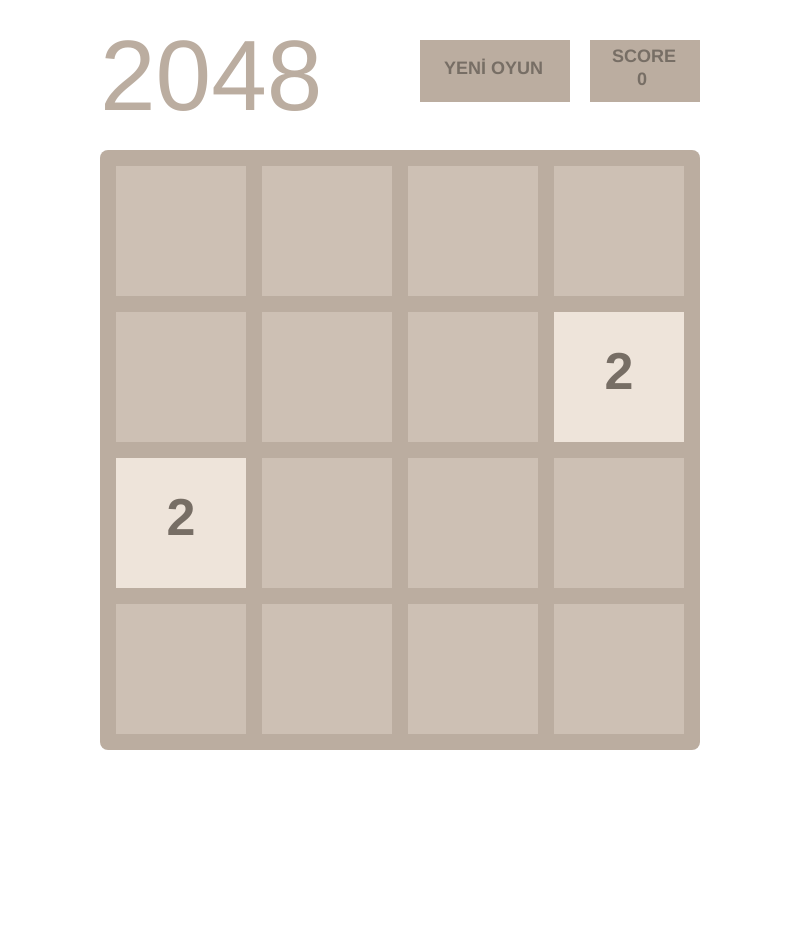
Frame 1 (no input)
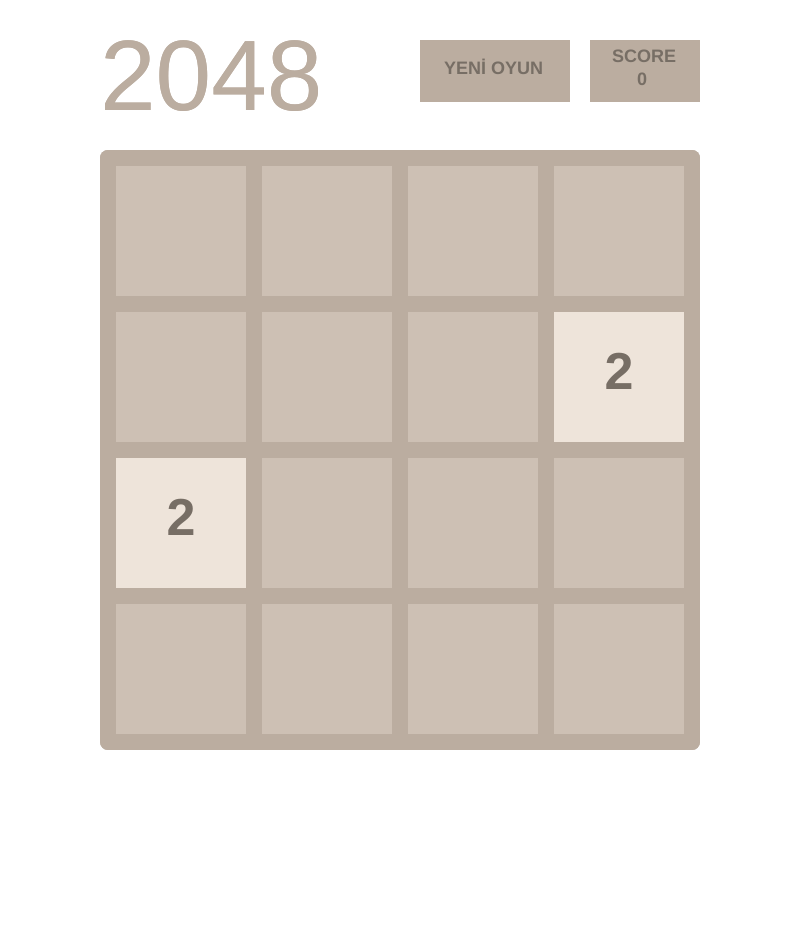
Frame 2 (the mouse pressed at the canvas centre, redrawn once)

The p5.js sketch that drew these frames (run headless with seeded random() and noise() and a simulated clock; the mouse was pressed at the canvas centre and the sketch redrawn once):

// p5.js sketch
// ── sketch.js
let rowNum = 4;
let colNum = 4;
let table = [];
let oldTable = [];
let tempTable = [];
let isFirstSet = true;

let width = 600;
let height = 600;
let space = 16;

let layerX = 100;
let layerY = 150;

let elementXlenght = 0.0;

let animeSpeed = 9.0; // More less is more faster
let makeAnimate = [];
let pullAninamte = [];
let isMoving = false;

let score = 0;


let colors = {
    2: "#EEE4DA",
    4: "#EDE0C8",
    8: "#F2B179",
    16: "#F59563",
    32: "#F67C5F",
    64: "#F65E3B",
    128: "#EDCF72",
    256: "#EDCC61",
    512: "#EDC850",
    1024: "#EDD150",
    2048: "#EDF650",
    default: "#121212"
};

function setup() {
    // put setup code here
    let cnvs = createCanvas(800, 950);
    cnvs.style("display", "block");
    cnvs.style("margin", "0px auto");
    //background(0);
    elementCalculate();
    table = createTable(rowNum, colNum);
    setRandNum();
    tempTable = JSON.parse(JSON.stringify(table));
}


function draw() {
    // put drawing code here
    //console.log("looping");

    //background(0);
    fill("#BBADA0");
    noStroke();
    rect(layerX, layerY, width, height, 8);

    //rect(100, 20, 200, 20);
    textStyle(NORMAL);
    textSize(100);
    text("2048", 100, 110);

    rect(590, 40, 110, 62);
    rect(420, 40, 150, 62);
    textSize(18);
    textStyle(BOLD);
    fill("#776E65");
    text("YENİ OYUN", 444, 74);

    textSize(18);
    text("SCORE\n     " + score, 612, 62);


    for (let i = 1; i <= rowNum; i++) {
        for (let j = 1; j <= colNum; j++) {
            fill("#CDC0B4");
            noStroke();
            rect(i * (elementXlenght + space) - (elementXlenght - layerX), j * (elementXlenght + space) - (elementXlenght - layerY), elementXlenght, elementXlenght);
        }
    }
    //playAnimation(makeAnimate,"pull");

    playAnimation(makeAnimate, "move");

    for (let i = 1; i <= rowNum; i++) {
        for (let j = 1; j <= colNum; j++) {
            if (table[i - 1][j - 1]["val"] != null) {
                //fill(table[i-1][j-1].toString());
                if (colors[table[i - 1][j - 1]["val"]] == undefined) {
                    fill(colors["default"]);
                } else {
                    fill(colors[table[i - 1][j - 1]["val"].toString()]);
                }
                noStroke();
                rect(table[i - 1][j - 1]["x"], table[i - 1][j - 1]["y"], elementXlenght, elementXlenght);
                textSize(52);
                textStyle(BOLD);
                if (table[i - 1][j - 1]["val"] > 4) {
                    fill("#F9F6F2");
                } else {
                    fill("#776E65");
                }
                let numText = table[i - 1][j - 1]["val"].toString();
                text(numText, table[i - 1][j - 1]["x"] + elementXlenght / 2 - textWidth(numText) / 2, table[i - 1][j - 1]["y"] + elementXlenght / 2 + textDescent(numText));
                //say++;
            }
        }
    }


}


function watchTable() {
    //This function just for debug and see table on the console
    //console.clear();
    for (let i = 0; i < 4; i++) {
        //for(let j=0; j<table[i].length; j++){
        let a = (JSON.stringify(table[i], ["val"])).replace('"val":', '').replace('"val":', '').replace('"val":', '').replace('"val":', '').replace('null', '0').replace('null', '0').replace('null', '0').replace('null', '0');

        console.log("Satir: " + i + "  " + a);
        //}
    }
}

function mousePressed() {
    if (mouseX >= 420 && mouseX <= 570 && mouseY >= 40 && mouseY <= 102) {
        score = 0;
        isFirstSet = true;
        elementCalculate();
        table = createTable(rowNum, colNum);
        setRandNum();
        tempTable = JSON.parse(JSON.stringify(table));
    }
}

function keyPressed() {
    if (keyCode === LEFT_ARROW && isMoving == false) {
        oldTable = table;
        moveLeft();
        loop();
        //watchTable();
    } else if (keyCode === RIGHT_ARROW && isMoving == false) {
        oldTable = table;
        moveRight();
        loop();
        //watchTable();
    } else if (keyCode === UP_ARROW && isMoving == false) {
        oldTable = table;
        moveUp();
        loop();
        //watchTable();
    } else if (keyCode === DOWN_ARROW && isMoving == false) {
        oldTable = table;
        moveDown();
        loop();
        //watchTable();
    }
}

function playAnimation(animes) {
    let isDone = true;
    let aName = null;
    oldTable = [];
    if (animes.length != 0) {
        for (let i = 0; i < animes.length; i++) {
            if (animes[i]["isDone"] == false) {
                isDone = false;
                break;
            }
        }

        if (!isDone) {
            for (let z = 0; z < animes.length; z++) {
                let oldPos = animes[z]["oldPosition"];
                let animeCount = animes[z]["animeCount"];
                let i = animes[z]["animeX"];
                let k = animes[z]["animeY"];
                let j = animes[z]["animeYTwo"];
                let animeName = animes[z]["animeName"];

                let sum = animeCount / animeSpeed;

                if (animeName == "right") {
                    if (table[i][k]["x"] < (oldPos + animeCount)) {
                        if (table[i][k]["x"] + sum > (oldPos + animeCount)) {
                            table[i][k]["x"] = oldPos + animeCount;
                        } else {
                            table[i][k]["x"] += sum;
                        }
                    } else {
                        makeAnimate[z]["isDone"] = true;
                    }
                } else if (animeName == "left") {
                    if (table[i][k]["x"] > (oldPos - animeCount)) {
                        if (table[i][k]["x"] - sum < (oldPos - animeCount)) {
                            table[i][k]["x"] = oldPos - animeCount;
                        } else {
                            table[i][k]["x"] -= sum;
                        }
                    } else {
                        makeAnimate[z]["isDone"] = true;
                    }
                } else if (animeName == "up") {
                    if (table[k][i]["y"] > (oldPos - animeCount)) {
                        if (table[k][i]["y"] - sum < (oldPos - animeCount)) {
                            table[k][i]["y"] = oldPos - animeCount;
                        } else {
                            table[k][i]["y"] -= sum;
                        }
                    } else {
                        makeAnimate[z]["isDone"] = true;
                    }
                } else if (animeName == "down") {
                    if (table[k][i]["y"] < (oldPos + animeCount)) {
                        if (table[k][i]["y"] + sum > (oldPos + animeCount)) {
                            table[k][i]["y"] = oldPos + animeCount;
                        } else {
                            table[k][i]["y"] += sum;
                        }
                    } else {
                        makeAnimate[z]["isDone"] = true;
                    }
                }

            }
        } else {
            for (let z = 0; z < animes.length; z++) {
                makeAnimate.splice(z, 1);
                z--;
            }

            table = JSON.parse(JSON.stringify(tempTable));
            if (table != oldTable) {
                findIndexNum(null);
                tempTable = table.slice(0);
            }
            table = JSON.parse(JSON.stringify(tempTable));
        }



    } else {
        isMoving = false;
        noLoop();
    }

}


function moveRight() {
    isMoving = true;
    for (let i = 0; i < rowNum; i++) {

        for (let j = colNum - 1; j >= 0; j--) {

            if (tempTable[i][j]["val"] != null) {
                let num = tempTable[i][j]["val"];
                let say = j;
                for (let z = j + 1; z < colNum; z++) {
                    if (tempTable[i][z]["val"] == null) {
                        say++;
                        oldTable = [];
                    } else {
                        break;
                    }
                }

                if (say - j > 0) {
                    let tmp = tempTable[i][j]["val"];
                    tempTable[i][say]["val"] = tmp;
                    tempTable[i][j]["val"] = null;
                    let obj = {
                        oldPosition: tempTable[i][j]["x"],
                        animeCount: (elementXlenght + space) * (say - j),
                        animeX: i,
                        animeY: j,
                        animeYTwo: say,
                        animeName: "right",
                        isDone: false
                    };
                    makeAnimate.push(obj);
                    j = say;
                }

                num = tempTable[i][j]["val"];
                for (let k = j - 1; k >= 0; k--) {
                    if (k != j && tempTable[i][k]["val"] != null) {
                        if (tempTable[i][k]["val"] == num) {

                            tempTable[i][j]["val"] = num * 2;
                            score += (num * 2);
                            tempTable[i][k]["val"] = null;
                            //For animation
                            let obj = {
                                oldPosition: tempTable[i][k]["x"],
                                animeCount: (elementXlenght + space) * (j - k),
                                animeX: i,
                                animeY: k,
                                animeYTwo: j,
                                animeName: "right",
                                isDone: false
                            };

                            makeAnimate.push(obj);
                            j = k;
                        }
                        break;
                    }
                }
            }
        }
    }
}


function debugTable(tab) {  //For set table usage: debugTable([0,0,0,0 ,2,0,0,0 ,4,0,0,0 ,4,0,0,0]);
    let say = 0;
    for (let i = 0; i < rowNum; i++) {
        for (let j = 0; j < colNum; j++) {
            if (tab[say] != 0) {

                tempTable[i][j]["val"] = tab[say];
                table[i][j]["val"] = tab[say];
            } else {
                tempTable[i][j]["val"] = null;
                table[i][j]["val"] = null;
            }

            say++;
        }
    }
}

function moveLeft() {
    isMoving = true;
    for (let i = 0; i < rowNum; i++) {
        for (let j = 0; j < colNum; j++) {
            if (tempTable[i][j]["val"] != null) {
                let num = tempTable[i][j]["val"];

                let say = j;
                for (let z = j - 1; z > -1; z--) {
                    if (tempTable[i][z]["val"] == null) {
                        say--;
                        oldTable = [];
                    } else {
                        break;
                    }
                }

                if (j - say > 0) {
                    let tmp = tempTable[i][j]["val"];
                    tempTable[i][say]["val"] = tmp;
                    tempTable[i][j]["val"] = null;
                    let obj = {
                        oldPosition: tempTable[i][j]["x"],
                        animeCount: (elementXlenght + space) * (j - say),
                        animeX: i,
                        animeY: j,
                        animeYTwo: say,
                        animeName: "left",
                        isDone: false
                    };
                    makeAnimate.push(obj);
                    j = say;
                }

                num = tempTable[i][j]["val"];
                for (let k = j + 1; k < colNum; k++) {
                    if (k != j && tempTable[i][k]["val"] != null) {
                        if (tempTable[i][k]["val"] == num && k != j) {
                            tempTable[i][j]["val"] = num * 2;
                            score += (num * 2);
                            tempTable[i][k]["val"] = null;

                            let obj = {
                                oldPosition: tempTable[i][k]["x"],
                                animeCount: (elementXlenght + space) * (k - j),
                                animeX: i,
                                animeY: k,
                                animeYTwo: j,
                                animeName: "left",
                                isDone: false
                            };
                            makeAnimate.push(obj);
                            j = k;
                        }
                        break;
                    }
                }
            }
        }
    }
}

function moveUp() {
    isMoving = true;
    for (let i = 0; i < colNum; i++) {
        for (let j = 0; j < rowNum; j++) {
            if (tempTable[j][i]["val"] != null) {

                let num = tempTable[j][i]["val"];

                let say = j;
                for (let z = j - 1; z > -1; z--) {
                    if (tempTable[z][i]["val"] == null) {
                        say--;
                        oldTable = [];
                    } else {
                        break;
                    }
                }

                if (j - say > 0) {
                    let tmp = tempTable[j][i]["val"];
                    tempTable[say][i]["val"] = tmp;
                    tempTable[j][i]["val"] = null;
                    let obj = {
                        oldPosition: tempTable[j][i]["y"],
                        animeCount: (elementXlenght + space) * (j - say),
                        animeX: i,
                        animeY: j,
                        animeYTwo: say,
                        animeName: "up",
                        isDone: false
                    };
                    makeAnimate.push(obj);
                    j = say;
                }

                num = tempTable[j][i]["val"];
                for (let k = j + 1; k < rowNum; k++) {
                    if (k != j && tempTable[k][i]["val"] != null) {
                        if (tempTable[k][i]["val"] == num) {
                            tempTable[j][i]["val"] = num * 2;
                            score += (num * 2);
                            tempTable[k][i]["val"] = null;
                            let obj = {
                                oldPosition: tempTable[k][i]["y"],
                                animeCount: (elementXlenght + space) * (k - j),
                                animeX: i,
                                animeY: k,
                                animeYTwo: j,
                                animeName: "up",
                                isDone: false
                            };
                            makeAnimate.push(obj);
                            j = k;
                        }
                        break;
                    }
                }
            }
        }
    }
}

function moveDown() {
    isMoving = true;
    for (let i = 0; i < rowNum; i++) {
        for (let j = colNum - 1; j >= 0; j--) {
            if (tempTable[j][i]["val"] != null) {

                let num = tempTable[j][i]["val"];
                let say = j;
                for (let z = j + 1; z < colNum; z++) {
                    if (tempTable[z][i]["val"] == null) {
                        say++;
                        oldTable = [];
                    } else {
                        break;
                    }
                }

                if (say - j > 0) {
                    let tmp = tempTable[j][i]["val"];
                    tempTable[say][i]["val"] = tmp;
                    tempTable[j][i]["val"] = null;
                    let obj = {
                        oldPosition: tempTable[j][i]["y"],
                        animeCount: (elementXlenght + space) * (say - j),
                        animeX: i,
                        animeY: j,
                        animeYTwo: say,
                        animeName: "down",
                        isDone: false
                    };
                    makeAnimate.push(obj);
                    j = say;
                }

                num = tempTable[j][i]["val"];
                for (let k = j - 1; k >= 0; k--) {
                    if (k != j && tempTable[k][i]["val"] != null) {
                        if (tempTable[k][i]["val"] == num) {
                            tempTable[j][i]["val"] = num * 2;
                            score += (num * 2);
                            tempTable[k][i]["val"] = null;
                            let obj = {
                                oldPosition: tempTable[k][i]["y"],
                                animeCount: (elementXlenght + space) * (j - k),
                                animeX: i,
                                animeY: k,
                                animeYTwo: j,
                                animeName: "down",
                                isDone: false
                            };
                            makeAnimate.push(obj);

                            j = k;
                        }
                        break;
                    }
                }
            }
        }
    }
}

function elementCalculate() {
    elementXlenght = (width - space * (rowNum + 1)) / rowNum;
}

function setRandNum() {
    if (isFirstSet) {
        findIndexNum(null);
        findIndexNum(2);
        isFirstSet = false;
    } else {
        findIndexNum(null);
    }
}

function findIndexNum(direkt) {
    let x = int(random(colNum));
    let y = int(random(rowNum));

    if (table[x][y]["val"] == null) {
        if (direkt == null) {
            table[x][y]["val"] = getRandomNum();
        } else {
            table[x][y]["val"] = 2;
        }
    } else {
        findIndexNum(direkt);
    }
}

function getRandomNum() {
    let rand2 = random(101);
    if (rand2 < 90) {
        return 2;
    } else {
        return 4;
    }
}

function createTable(rowNum, colNum) {
    let tab = [];
    for (let i = 0; i < colNum; i++) {
        tab[i] = [];
        for (let j = 0; j < rowNum; j++) {
            tab[i][j] = {
                x: ((j + 1) * (elementXlenght + space) - (elementXlenght - layerX)),
                y: ((i + 1) * (elementXlenght + space) - (elementXlenght - layerY)),
                val: null
            };
        }
    }
    return tab;

}
